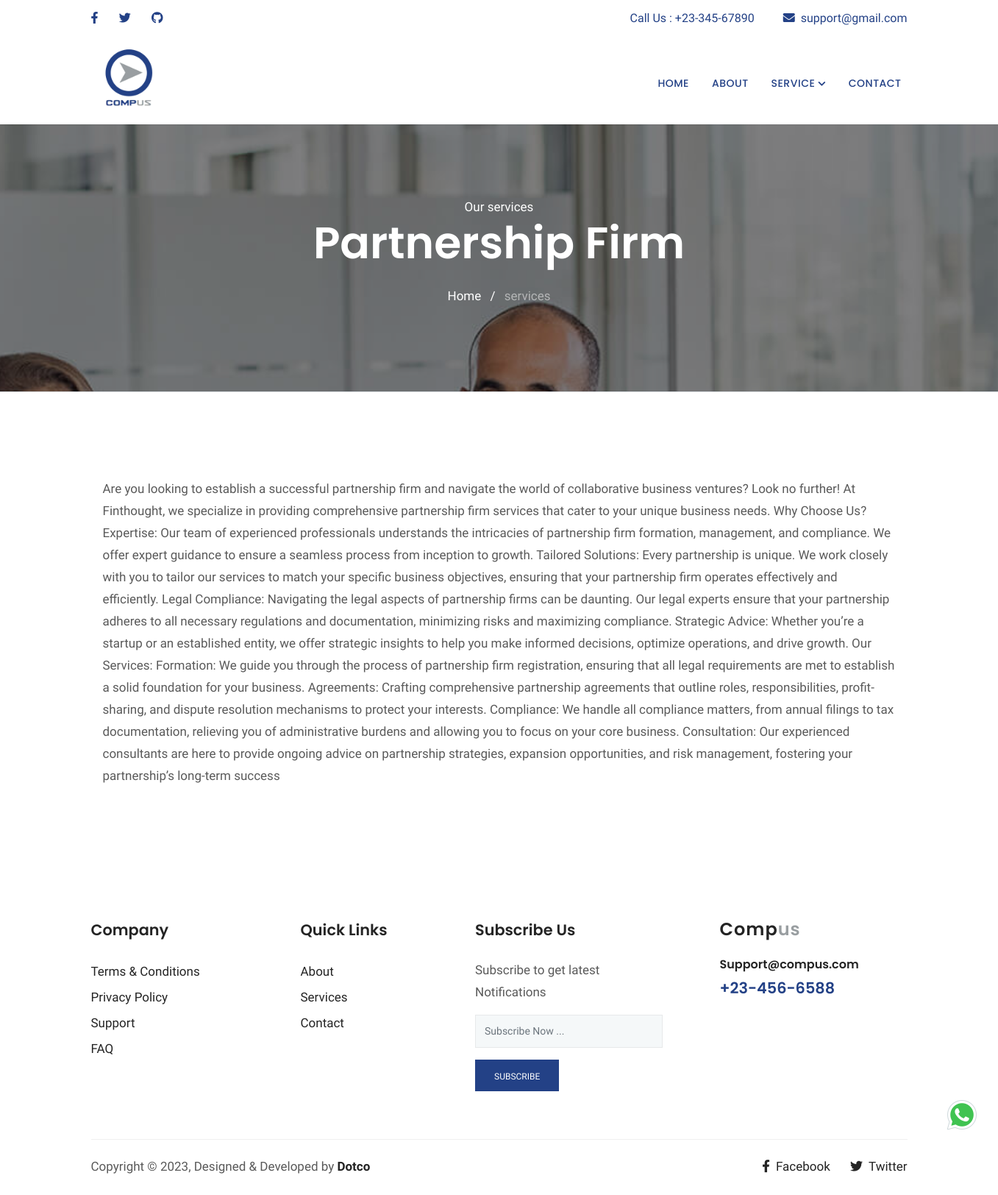
/service/sub/7/, run on the app's committed database.
### base/models.py (models this page shows, shortened)
class SubService(models.Model):
    name = models.CharField(max_length=255)
    description = models.TextField(null=True)

### base/views.py (the view)
# urls.py: path('service/sub/<int:id>/', service_sub_list, name='service-sub-detail'),
def service_sub_list(request, id):
    services = Service.objects.all()
    subService = SubService.objects.get(id=id)
    return render(
        request, "service-list.html", {"service": subService, "services": services}
    )

### templates/service-list.html (shortened to what this page needs)
{% extends "base.html" %} {% block content %}
<section class="page-title bg-1">
  <div class="container">
    <div class="row">
      <div class="col-md-12">
        <div class="block text-center">
          <span class="text-white">Our services</span>
          <h1 class="text-capitalize mb-4 text-lg">{{service.name}}</h1>
          <ul class="list-inline">
            <li class="list-inline-item">
              <a href="index.html" class="text-white">Home</a>
            </li>
            <li class="list-inline-item"><span class="text-white">/</span></li>
            <li class="list-inline-item text-white-50">services</li>
          </ul>
        </div>
      </div>
    </div>
  </div>
</section>
<section class="section service border-top pb-5">
  <div class="container">
    <div class="row">
      <div class="col-lg-12">
        <div class="about-item p-3 mb-5 mb-lg-0">
          <p>{{service.description}}</p>
        </div>
      </div>
    </div>
  </div>
</section>
{% endblock content %}

### static/css/style.css (style rules this page uses)
html { overflow-x: hidden; }
body { line-height: 1.5; font-family: "Hind", serif; -webkit-font-smoothing: antialiased; font-size: 17px; color: rgba(0, 0, 0, 0.65); }
h1, .h1, h2, .h2, h3, .h3, h4, .h4, h5, .h5, h6, .h6 { font-family: "Poppins", sans-serif; font-weight: 600; color: #242424; }
h1, .h1 { font-size: 2.5rem; }
p { line-height: 30px; }
.section { padding: 100px 0; }
.overly, .hero-img, .cta, .slider, .page-title { position: relative; }
.overly:before, .hero-img:before, .cta:before, .slider:before, .page-title:before { content: ""; position: absolute; left: 0; top: 0; bottom: 0; right: 0; width: 100%; height: 100%; opacity: 0.5; background: #000; }
.text-lg { font-size: 3.75rem; }
a { color: #242424; text-decoration: none; }
.page-title { padding: 100px 0; }
.page-title .block h1 { color: #fff; }
.bg-1 { background: url("../images/bg/home-2.jpg") no-repeat fixed 50% 50%; background-size: cover; }
.service p { text-align: left; }

### data on the page
SubService: name "Partnership Firm", description "Are you looking to establish a successful partnership firm and navigate the world of collaborative business ventures? Look no further! At Finthought, we specialize in providing comprehensive partnership firm services that cater to your unique business needs. Why Choose Us? Expertise: Our team of experienced professionals understands the intricacies of partnership firm formation, management, and compliance. We offer expert guidance to ensure a seamless process from inception to growth. Tailored Solutions: Every partnership is unique. We work closely with you to tailor our services to match your specific business objectives, ensuring that your partnership firm operates effectively and…"
